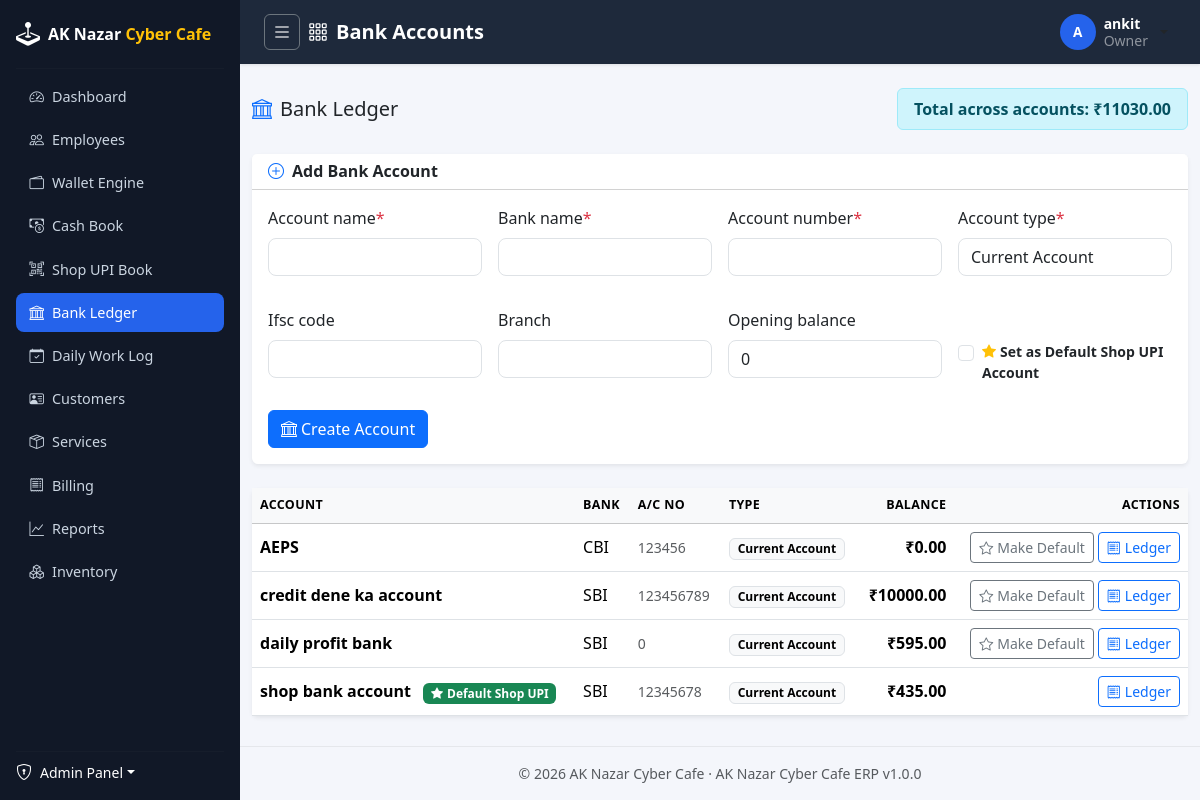
/finance/bank/ (signed in), run on the app's committed database.
### apps/accounts/models/user.py (models this page shows, shortened)
class User(BaseModel, AbstractBaseUser, PermissionsMixin):
    username = models.CharField(max_length=150, unique=True, db_index=True)
    email = models.EmailField(unique=True, null=True, blank=True, db_index=True)
    phone = models.CharField(max_length=15, unique=True, null=True, blank=True)
    first_name = models.CharField(max_length=100, blank=True)
    last_name = models.CharField(max_length=100, blank=True)
    is_staff = models.BooleanField(default=False)
    date_joined = models.DateTimeField(auto_now_add=True)
    objects = UserManager()
    USERNAME_FIELD = "username"
    REQUIRED_FIELDS = []
    class Meta:
        ordering = ["-date_joined"]
        verbose_name = "User"
        verbose_name_plural = "Users"
    def get_full_name(self):
        full_name = " ".join(part for part in (self.first_name, self.last_name) if part).strip()
        return full_name or self.username
    def get_short_name(self):
        return self.first_name or self.username

### apps/employees/models/employee.py (models this page shows, shortened)
class Employee(BaseModel):
    user = models.OneToOneField(
        settings.AUTH_USER_MODEL,
        on_delete=models.CASCADE,
        related_name="employee",
        help_text="Login account this employee profile belongs to.",
    )
    employee_code = models.CharField(max_length=20, unique=True, editable=False, db_index=True)
    full_name = models.CharField(max_length=150)
    role = models.CharField(max_length=30, choices=Role.choices, default=Role.STAFF, db_index=True)
    status = models.CharField(
        max_length=30,
        choices=EmploymentStatus.choices,
        default=EmploymentStatus.ACTIVE,
        db_index=True,
    )
    gender = models.CharField(max_length=10, choices=Gender.choices, blank=True)
    date_of_birth = models.DateField(null=True, blank=True)
    date_of_joining = models.DateField(null=True, blank=True)
    personal_phone = models.CharField(max_length=15, blank=True)
    personal_email = models.EmailField(blank=True)
    emergency_contact_name = models.CharField(max_length=150, blank=True)
    emergency_contact_phone = models.CharField(max_length=15, blank=True)
    address_line = models.CharField(max_length=255, blank=True)
    city = models.CharField(max_length=100, blank=True)
    state = models.CharField(max_length=100, blank=True)
    pincode = models.CharField(max_length=10, blank=True)
    id_proof_type = models.CharField(max_length=20, choices=IdProofType.choices, blank=True)
    id_proof_number = models.CharField(max_length=50, blank=True)
    photo = models.ImageField(upload_to="employees/photos/", blank=True, null=True)
    notes = models.TextField(blank=True)
    hourly_rate = money_field(default=0, blank=True)
    can_create_bills = models.BooleanField(
        default=False,
        db_index=True,
        help_text="Grant counter billing & invoice creation access regardless of base role.",
    )
    can_manage_topup = models.BooleanField(
        default=False,
        db_index=True,
        help_text="Grant permission to perform wallet top-ups and owner cash deposit/withdrawal.",
    )
    can_collect_personal_upi = models.BooleanField(
        default=False,
        db_index=True,
        help_text="Allow staff to collect payments into their personal Staff UPI/Wallet during rush hours.",
    )
    can_record_expenses = models.BooleanField(
        default=False,
        db_index=True,
        help_text="Allow staff to record shop expenses from counter float or shop bank account.",
    )
    can_view_shop_finance = models.BooleanField(
        default=False,
        db_index=True,
        help_text="Allow staff to view Entire Shop Main Galla & Shop UPI Book.",
    )
    can_manage_permissions = models.BooleanField(
        default=False,
        db_index=True,
        help_text="Grant permission to assign and modify permissions for other employees.",
    )
    can_manage_customer_credit = models.BooleanField(
        default=False,
        db_index=True,
        help_text="Grant permission to set and modify customer credit limits.",
    )
    class Meta:
        ordering = ["-created_at"]
        verbose_name = "Employee"
        verbose_name_plural = "Employees"
        indexes = [
            models.Index(fields=["role", "status"]),
        ]

### apps/finance/models/bank.py (models this page shows, shortened)
class BankAccount(BaseModel):
    account_name = models.CharField(max_length=150)
    bank_name = models.CharField(max_length=150)
    branch = models.CharField(max_length=100, blank=True)
    account_number = models.CharField(max_length=50, unique=True, db_index=True)
    ifsc_code = models.CharField(max_length=20, blank=True)
    account_type = models.CharField(
        max_length=20,
        choices=BankAccountType.choices,
        default=BankAccountType.CURRENT,
    )
    opening_balance = money_field(default=0)
    is_default = models.BooleanField(
        default=False,
        help_text="Default shop bank account for general UPI QR and online payments",
    )
    class Meta:
        ordering = ["account_name"]
        verbose_name = "Bank Account"
        verbose_name_plural = "Bank Accounts"
    @property
    def balance(self):
        net = self.transactions.aggregate(
            net=Sum(
                Case(
                    When(transaction_type=BankTransactionType.CREDIT, then=F("amount")),
                    default=-F("amount"),
                )
            )
        )["net"]
        return (net or 0) + self.opening_balance

### apps/finance/views/bank.py (the view, shortened to what this page needs)
# urls.py: path("bank/", bank_views.BankAccountListView.as_view(), name="bank_list"),
class BankAccountListView(LoginRequiredMixin, PermissionRequiredMixin, ListView):
    permission_required = "finance.view_bankaccount"
    template_name = "finance/bank_list.html"
    context_object_name = "accounts"
    paginate_by = 25
    def get_queryset(self):
        return BankSelector.list_accounts()
    def get_context_data(self, **kwargs):
        context = super().get_context_data(**kwargs)
        context["page_title"] = "Bank Accounts"
        context["total_balance"] = BankSelector.total_balance()
        if self.request.user.has_perm("finance.add_bankaccount"):
            context["account_form"] = BankAccountForm()
        return context

### apps/common/context_processors.py (called while the page is built)
def erp_context(request):
    return {
        "ERP_APP_NAME": settings.ERP_APP_NAME,
        "ERP_APP_VERSION": settings.ERP_APP_VERSION,
        "ERP_COMPANY_NAME": settings.ERP_COMPANY_NAME,
        "ERP_COMPANY_ADDRESS": settings.ERP_COMPANY_ADDRESS,
    }

### apps/common/managers.py (called while the page is built)
    def get_queryset(self):
        return super().get_queryset().filter(deleted_at__isnull=True)

### apps/common/templatetags/erp_tags.py (called while the page is built)
@register.filter(name="inr")
def inr(value, decimal_places: int = 2) -> str:
    if value in (None, ""):
        return "\u20b90.00"
    try:
        amount = Decimal(str(value))
    except Exception:
        return str(value)
    amount = amount.quantize(Decimal("1." + "0" * decimal_places), rounding=ROUND_HALF_UP)
    formatted = number_format(amount, decimal_pos=decimal_places, use_l10n=True)
    return f"\u20b9{formatted}"

@register.filter(name="add_class")
def add_class(field, css_class: str):
    return field.as_widget(attrs={"class": css_class})

### apps/finance/selectors/bank_selector.py (called while the page is built)
    @staticmethod
    def list_accounts():
        return BankAccount.objects.order_by("account_name")

    @staticmethod
    def total_balance() -> float:
        total = 0
        for account in BankAccount.objects.all():
            net = account.transactions.aggregate(
                net=Sum(
                    Case(
                        When(transaction_type=BankTransactionType.CREDIT, then=F("amount")),
                        default=-F("amount"),
                    )
                )
            )["net"]
            total += (net or 0) + account.opening_balance
        return total

### templates/finance/bank_list.html (shortened to what this page needs)
{% extends "base.html" %}
{% load erp_tags %}
{% block content %}
<div class="d-flex flex-wrap align-items-center justify-content-between gap-2 mb-4">
    <h5 class="mb-0"><i class="bi bi-bank me-2 text-primary"></i>Bank Ledger</h5>
    <div class="alert alert-info py-2 px-3 mb-0">
        <strong>Total across accounts: {{ total_balance|inr }}</strong>
    </div>
</div>
{% if account_form %}
    <div class="card shadow-sm border-0 mb-4">
        <div class="card-header bg-white">
            <h6 class="mb-0 fw-semibold"><i class="bi bi-plus-circle me-2 text-primary"></i>Add Bank Account</h6>
        </div>
        <div class="card-body">
            <form method="post" class="row g-3">
                <div class="col-md-3">{% include "includes/field.html" with field=account_form.account_name %}</div>
                <div class="col-md-3">{% include "includes/field.html" with field=account_form.bank_name %}</div>
                <div class="col-md-3">{% include "includes/field.html" with field=account_form.account_number %}</div>
                <div class="col-md-3">{% include "includes/field.html" with field=account_form.account_type %}</div>
                <div class="col-md-3">{% include "includes/field.html" with field=account_form.ifsc_code %}</div>
                <div class="col-md-3">{% include "includes/field.html" with field=account_form.branch %}</div>
                <div class="col-md-3">{% include "includes/field.html" with field=account_form.opening_balance %}</div>
                <div class="col-md-3 d-flex align-items-center pt-4">
                    <div class="form-check">
                        {{ account_form.is_default }}
                        <label class="form-check-label small fw-semibold" for="{{ account_form.is_default.id_for_label }}">
                            <i class="bi bi-star-fill text-warning me-1"></i>Set as Default Shop UPI Account
                        </label>
                    </div>
                </div>
                <div class="col-12">
                    <button type="submit" class="btn btn-primary"><i class="bi bi-bank me-1"></i>Create Account</button>
                </div>
            </form>
        </div>
    </div>
{% endif %}
<div class="card shadow-sm border-0">
    <div class="table-responsive">
        <table class="table table-hover align-middle mb-0">
            <thead class="table-light">
                <tr>
                    <th scope="col">Account</th>
                    <th scope="col">Bank</th>
                    <th scope="col">A/C No</th>
                    <th scope="col">Type</th>
                    <th scope="col" class="text-end">Balance</th>
                    <th scope="col" class="text-end">Actions</th>
                </tr>
            </thead>
            <tbody>
                {% for account in accounts %}
                    <tr>
                        <td>
                            <span class="fw-semibold">{{ account.account_name }}</span>
                            {% if account.is_default %}
                                <span class="badge bg-success ms-2"><i class="bi bi-star-fill me-1"></i>Default Shop UPI</span>
                            {% endif %}
                        </td>
                        <td>{{ account.bank_name }}</td>
                        <td class="small text-muted">{{ account.account_number }}</td>
                        <td><span class="badge text-bg-light border">{{ account.get_account_type_display }}</span></td>
                        <td class="text-end fw-semibold {% if account.balance < 0 %}text-danger{% endif %}">{{ account.balance|inr }}</td>
                        <td class="text-end">
                            <div class="d-inline-flex gap-1">
                                {% if not account.is_default and perms.finance.change_bankaccount %}
                                    <form method="post" action="{% url 'finance:bank_set_default' account.pk %}" class="d-inline">
                                        <button type="submit" class="btn btn-sm btn-outline-secondary" title="Set as default shop bank for UPI QR">
                                            <i class="bi bi-star me-1"></i>Make Default
                                        </button>
                                    </form>
                                {% endif %}
                                <a href="{% url 'finance:bank_detail' account.pk %}" class="btn btn-sm btn-outline-primary">
                                    <i class="bi bi-receipt me-1"></i>Ledger
                                </a>
                            </div>
                        </td>
                    </tr>
                {% endfor %}
            </tbody>
        </table>
    </div>
</div>
{% endblock %}

### templates/includes/topbar.html (shortened to what this page needs)
<nav class="app-topbar d-flex align-items-center justify-content-between px-3 px-md-4">
    <div class="d-flex align-items-center gap-2">
        <button class="btn btn-sm btn-outline-light d-flex align-items-center justify-content-center p-2 rounded-2 border-secondary" type="button" id="sidebarToggle" title="Toggle Dashboard Sidebar (Expand/Collapse)" style="width: 36px; height: 36px;">
            <i class="bi bi-list fs-5"></i>
        </button>
        <h5 class="mb-0 text-white fw-semibold d-flex align-items-center">
            <i class="bi bi-grid-3x3-gap me-2"></i>{{ page_title|default:"Dashboard" }}
        </h5>
    </div>
    <div class="d-flex align-items-center gap-3">
        <div class="dropdown">
            <button class="btn btn-user dropdown-toggle d-flex align-items-center gap-2" type="button" data-bs-toggle="dropdown">
                <span class="user-avatar d-inline-flex align-items-center justify-content-center">
                    {{ request.user.get_short_name|slice:":1"|upper }}
                </span>
                <span class="d-none d-md-inline text-start lh-sm">
                    <span class="d-block small fw-semibold text-white">{{ request.user.get_full_name }}</span>
                    <span class="d-block small text-white-50">
                        {% if request.user.employee %}{{ request.user.employee.get_role_display }}{% else %}Administrator{% endif %}
                    </span>
                </span>
            </button>
        </div>
    </div>
</nav>

### templates/includes/field.html (shortened to what this page needs)
{% load erp_tags %}
<div class="mb-3">
    <label for="{{ field.id_for_label }}" class="form-label">
        {{ field.label }}{% if field.field.required %}<span class="text-danger">*</span>{% endif %}
    </label>
    {{ field|add_class:"form-control" }}
</div>

### static/css/site.css (style rules this page uses)
:root { --erp-sidebar-bg: #111827; --erp-sidebar-hover: #1f2937; --erp-sidebar-active: #2563eb; --erp-topbar-bg: #1e293b; --erp-accent: #2563eb; --erp-accent-warm: #f59e0b; --erp-content-bg: #f4f6fb; }
body { background: var(--erp-content-bg); font-family: "Segoe UI", system-ui, -apple-system, Roboto, "Helvetica Neue", sans-serif; }
.app-topbar { background: var(--erp-topbar-bg); min-height: 64px; box-shadow: 0 1px 3px rgba(0, 0, 0, 0.1); }
.btn-user { background: transparent; border: none; padding: 0.25rem 0.5rem; }
.user-avatar, .user-avatar-sm, .user-avatar-lg { display: inline-flex; align-items: center; justify-content: center; background: var(--erp-accent); color: #fff; font-weight: 700; border-radius: 50%; flex-shrink: 0; }
.user-avatar { width: 36px; height: 36px; font-size: 0.85rem; }
.form-control, .form-select { border-radius: 0.5rem; }
.table thead th { font-size: 0.78rem; text-transform: uppercase; letter-spacing: 0.03em; }

### data on the page
User: user.get_short_name "A", user.get_full_name "ankit", user.employee.role "Owner"
BankAccount: account_name "AEPS", bank_name "CBI", account_number "123456", account_type "Current Account", balance|inr "₹0.00", is_default False (drawn)
BankAccount: account_name "credit dene ka account", bank_name "SBI", account_number "123456789", account_type "Current Account", balance|inr "₹10000.00", is_default False (drawn)
BankAccount: account_name "daily profit bank", bank_name "SBI", account_number "0", account_type "Current Account", balance|inr "₹595.00", is_default False (drawn)
BankAccount: account_name "shop bank account", is_default True (drawn), bank_name "SBI", account_number "12345678", account_type "Current Account", balance|inr "₹435.00"

### other printed values
{{ page_title|default:"Dashboard" }} "Bank Accounts"
{{ total_balance|inr }} "₹11030.00"
{{ field.label }} "Account name Bank name Account number Account type Ifsc code Branch Opening balance"
{{ ERP_COMPANY_NAME }} "AK Nazar Cyber Cafe"
{{ ERP_APP_NAME }} "AK Nazar Cyber Cafe ERP"
{{ ERP_APP_VERSION }} "1.0.0"
